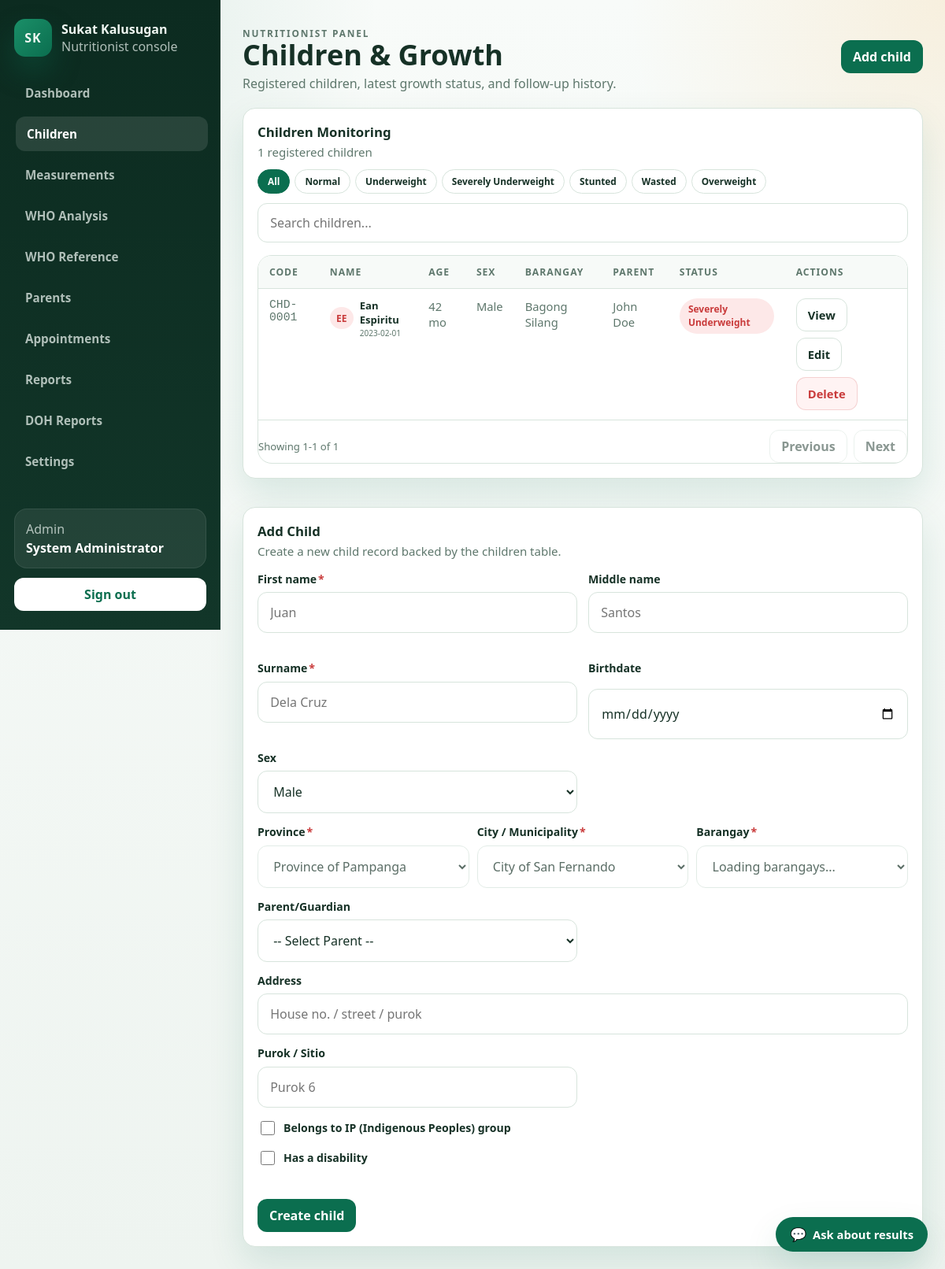
Screenshot of /nutritionist/children.php (signed in) with the database file from the repository.
### tables this page shows
CREATE TABLE `children` (
  `id` int(10) UNSIGNED NOT NULL,
  `child_code` varchar(20) NOT NULL,
  `first_name` varchar(100) NOT NULL,
  `middle_name` varchar(60) DEFAULT NULL,
  `last_name` varchar(100) NOT NULL,
  `birthdate` date NOT NULL,
  `sex` enum('Male','Female') NOT NULL,
  `barangay_id` int(10) UNSIGNED DEFAULT NULL,
  `address` varchar(255) DEFAULT NULL,
  `purok` varchar(150) DEFAULT NULL,
  `is_ip` tinyint(1) NOT NULL DEFAULT 0,
  `has_disability` tinyint(1) NOT NULL DEFAULT 0,
  `parent_id` int(10) UNSIGNED NOT NULL,
  `created_at` timestamp NOT NULL DEFAULT current_timestamp(),
  `updated_at` timestamp NOT NULL DEFAULT current_timestamp() ON UPDATE current_timestamp()
);

CREATE TABLE `measurements` (
  `id` int(10) UNSIGNED NOT NULL,
  `child_id` int(10) UNSIGNED NOT NULL,
  `height_cm` decimal(5,2) NOT NULL,
  `weight_kg` decimal(5,3) NOT NULL,
  `age_months` int(10) UNSIGNED NOT NULL,
  `measurement_date` date NOT NULL,
  `source_type` enum('kiosk','manual','mobile') NOT NULL DEFAULT 'kiosk',
  `waz` decimal(5,2) DEFAULT NULL,
  `haz` decimal(5,2) DEFAULT NULL,
  `whz` decimal(5,2) DEFAULT NULL,
  `nutritional_status` enum('Normal','Underweight','Severely Underweight','Stunted','Wasted','Overweight') DEFAULT NULL,
  `wfa_status` enum('SUW','MUW','Normal') DEFAULT NULL,
  `hfa_status` enum('SSt','MSt','Normal','Tall') DEFAULT NULL,
  `wfh_status` enum('SW/SAM','MW/MAM','Normal','OW','Ob') DEFAULT NULL,
  `is_flagged` tinyint(1) NOT NULL DEFAULT 0,
  `flag_reason` varchar(150) DEFAULT NULL,
  `device_id` int(10) UNSIGNED DEFAULT NULL,
  `recorded_by` int(10) UNSIGNED DEFAULT NULL,
  `created_at` timestamp NOT NULL DEFAULT current_timestamp()
);

CREATE TABLE `barangays` (
  `id` int(10) UNSIGNED NOT NULL,
  `name` varchar(100) NOT NULL,
  `city_municipality` varchar(150) DEFAULT NULL,
  `status` enum('active','inactive') NOT NULL DEFAULT 'active',
  `created_at` timestamp NOT NULL DEFAULT current_timestamp(),
  `updated_at` timestamp NOT NULL DEFAULT current_timestamp() ON UPDATE current_timestamp()
);

CREATE TABLE `parents` (
  `id` int(10) UNSIGNED NOT NULL,
  `name` varchar(150) NOT NULL,
  `email` varchar(150) NOT NULL,
  `password_hash` varchar(255) NOT NULL,
  `parent_type` enum('Father','Mother','Guardian','Grandparent','Other') NOT NULL DEFAULT 'Guardian',
  `phone` varchar(30) DEFAULT NULL,
  `address` varchar(255) DEFAULT NULL,
  `barangay_id` int(10) UNSIGNED DEFAULT NULL,
  `status` enum('active','inactive') NOT NULL DEFAULT 'active',
  `created_at` timestamp NOT NULL DEFAULT current_timestamp(),
  `updated_at` timestamp NOT NULL DEFAULT current_timestamp() ON UPDATE current_timestamp()
);

### public_html/includes/admin_helpers.php (called while the page is built, shortened)
<?php
require_once __DIR__ . '/auth_middleware.php';
function admin_e(string $value): string
{
    return htmlspecialchars($value, ENT_QUOTES, 'UTF-8');
}
function admin_bind_params(mysqli_stmt $stmt, string $types, array &$params): void
{
    if ($types === '' || $params === []) {
        return;
    }
}
function admin_fetch_all(string $sql, string $types = '', array $params = []): array
{
    $conn = get_db_connection();
    $stmt = mysqli_prepare($conn, $sql);
    admin_bind_params($stmt, $types, $params);
    if (!mysqli_stmt_execute($stmt)) {
        error_log('[SukatKalusugan] admin_fetch_all execute failed: ' . mysqli_stmt_error($stmt) . ' | SQL: ' . $sql);
        mysqli_stmt_close($stmt);
        return [];
    }
    $result = mysqli_stmt_get_result($stmt);
    $rows = [];
    if ($result instanceof mysqli_result) {
        while ($row = mysqli_fetch_assoc($result)) {
            $rows[] = $row;
        }
    }
    return $rows;
}
function admin_barangay_options(): array
{
    return admin_fetch_all(
        "SELECT id, name, city_municipality, status
         FROM barangays
         WHERE status = 'active'
         ORDER BY name ASC"
    );
}

### public_html/includes/auth_middleware.php (called while the page is built, shortened)
<?php
function app_base_path(): string
{
    $scriptName = str_replace('\\', '/', (string)($_SERVER['SCRIPT_NAME'] ?? ''));
    $routeMarkers = ['/api/', '/admin/', '/nutritionist/', '/parent/', '/kiosk/', '/auth/'];
    foreach ($routeMarkers as $marker) {
        $position = strpos($scriptName, $marker);
        if ($position !== false) {
            return rtrim(substr($scriptName, 0, $position), '/');
        }
    }
    return rtrim(dirname($scriptName), '/');
}
function app_url(string $path = ''): string
{
    $basePath = app_base_path();
    $normalizedPath = '/' . ltrim($path, '/');
    if ($basePath === '' || $basePath === '/') {
        return $normalizedPath;
    }
    return $basePath . $normalizedPath;
}

### public_html/includes/who_calculator.php (called while the page is built, shortened)
<?php
function doh_age_in_months(?string $birthdate, ?DateTimeImmutable $today = null): ?int
{
	$birthdate = trim((string)$birthdate);
	try {
		$birthDate = new DateTimeImmutable($birthdate);
	} catch (Exception $exception) {
		return null;
	}
	$referenceDate = $today ?? new DateTimeImmutable('today');
	$age = $birthDate->diff($referenceDate);
	return ($age->y * 12) + $age->m;
}

### public_html/nutritionist/children.php (the view, shortened to what this page needs)
<?php
require_once __DIR__ . '/../includes/nutritionist_helpers.php';
require_once __DIR__ . '/../includes/who_calculator.php';
function nutritionist_child_status_class(?string $status): string
{
	return match ($status) {
		'Normal' => 'is-success',
		'Overweight' => 'is-warn',
		'Pending' => 'is-muted',
		default => 'is-danger',
	};
}
$user = nutritionist_require_access();
$statusFilter = (string)($_GET['status'] ?? 'All');
$childrenParams = [];
$childrenScope = nutritionist_scope_fragment($user, 'c.barangay_id', $childrenParams);
$children = admin_fetch_all(
	"SELECT
		c.id,
		c.child_code,
		c.first_name,
		c.middle_name,
		c.last_name,
		c.birthdate,
		c.sex,
		c.barangay_id,
		bg.name AS barangay,
		c.address,
		c.purok,
		c.is_ip,
		c.has_disability,
		c.parent_id,
		p.name AS parent_name,
		p.status AS parent_status,
		lm.measurement_date,
		lm.height_cm,
		lm.weight_kg,
		lm.waz,
		lm.haz,
		lm.whz,
		lm.nutritional_status,
		lm.wfa_status,
		lm.hfa_status,
		lm.wfh_status
	 FROM children c
	 INNER JOIN parents p ON p.id = c.parent_id
	 LEFT JOIN barangays bg ON bg.id = c.barangay_id
	 LEFT JOIN measurements lm ON lm.id = (
		SELECT m.id
		FROM measurements m
		WHERE m.child_id = c.id
		ORDER BY m.measurement_date DESC, m.id DESC
		LIMIT 1
	 )
	 WHERE {$childrenScope}
	 ORDER BY c.last_name ASC, c.first_name ASC",
	str_repeat('i', count($childrenParams)),
	$childrenParams
);
$editChild = null;
$barangays = admin_barangay_options();
$childBarangayMap = [];
foreach ($barangays as $barangay) {
	$childBarangayMap[(string)$barangay['name']] = (int)$barangay['id'];
}
$selectedChildBarangayName = '';
$statuses = ['All', 'Normal', 'Underweight', 'Severely Underweight', 'Stunted', 'Wasted', 'Overweight'];
$filteredChildren = array_values(array_filter(
	$children,
	static function (array $child) use ($statusFilter): bool {
		if ($statusFilter === 'All') {
			return true;
		}
		return (string)($child['nutritional_status'] ?? 'Pending') === $statusFilter;
	}
));
$actions = '<a class="admin-btn" href="#child-form">Add child</a>';
?>
<section class="nutritionist-panel">
	<div class="nutritionist-form-head" style="margin-bottom:12px;">
		<div>
			<h2 class="admin-section-title" style="margin-bottom:2px;">Children Monitoring</h2>
			<p class="admin-section-subtitle"><?php echo count($children); ?> registered children</p>
		</div>
		<div class="nutritionist-chip-row">
			<?php foreach ($statuses as $status): ?>
				<a class="nutritionist-chip<?php echo $statusFilter === $status ? ' is-active' : ''; ?>" href="<?php echo nutritionist_e(app_url('/nutritionist/children.php?status=' . urlencode($status))); ?>"><?php echo nutritionist_e($status); ?></a>
			<?php endforeach; ?>
		</div>
	</div>
	<div style="display:flex;gap:10px;margin-bottom:16px;flex-wrap:wrap;">
		<input class="admin-search" data-admin-filter="#children-table" type="search" placeholder="Search children..." style="flex:1;min-width:200px;">
	</div>
	<div class="nutritionist-table-wrap">
		<table class="nutritionist-table" id="children-table">
			<thead>
				<tr>
					<th>Code</th>
					<th>Name</th>
					<th>Age</th>
					<th>Sex</th>
					<th>Barangay</th>
					<th>Parent</th>
					<th>Status</th>
					<th>Actions</th>
				</tr>
			</thead>
			<tbody>
				<?php foreach ($filteredChildren as $child): ?>
					<?php
					$ageMonths = doh_age_in_months((string)$child['birthdate']) ?? 0;
					$status = (string)($child['nutritional_status'] ?? 'Pending');
					$pillClass = nutritionist_child_status_class($status);
					?>
					<tr data-filter-text="<?php echo nutritionist_e(strtolower($child['child_code'] . ' ' . $child['first_name'] . ' ' . ($child['middle_name'] ?? '') . ' ' . $child['last_name'] . ' ' . (string)($child['barangay'] ?? '') . ' ' . $child['parent_name'] . ' ' . $status)); ?>">
						<td style="font-family:monospace;color:var(--admin-muted);"><?php echo nutritionist_e($child['child_code']); ?></td>
						<td>
							<div style="display:flex;align-items:center;gap:8px;">
								<div class="admin-pill <?php echo $pillClass; ?>" style="min-width:30px;justify-content:center;border-radius:50%;padding:0.35rem 0.5rem;"><?php echo nutritionist_e(substr($child['first_name'], 0, 1) . substr($child['last_name'], 0, 1)); ?></div>
								<div>
									<div style="font-size:13px;font-weight:600;color:var(--admin-text);"><?php echo nutritionist_e(trim($child['first_name'] . ' ' . ($child['middle_name'] ?? '') . ' ' . $child['last_name'])); ?></div>
									<div style="font-size:10px;color:var(--admin-muted);margin-top:1px;"><?php echo nutritionist_e((string)$child['birthdate']); ?></div>
								</div>
							</div>
						</td>
						<td style="color:var(--admin-muted);"><?php echo (int)$ageMonths; ?> mo</td>
						<td style="color:var(--admin-muted);"><?php echo nutritionist_e((string)$child['sex']); ?></td>
						<td style="color:var(--admin-muted);"><?php echo nutritionist_e((string)($child['barangay'] ?? '')); ?></td>
						<td style="color:var(--admin-muted);"><?php echo nutritionist_e((string)$child['parent_name']); ?></td>
						<td><span class="admin-pill <?php echo $pillClass; ?>"><?php echo nutritionist_e($status); ?></span></td>
						<td>
							<div class="admin-actions">
								<a class="admin-btn-secondary" href="<?php echo nutritionist_e(app_url('/nutritionist/children.php?view=' . (int)$child['id'])); ?>">View</a>
								<a class="admin-btn-secondary" href="<?php echo nutritionist_e(app_url('/nutritionist/children.php?edit=' . (int)$child['id']) . '#child-form'); ?>">Edit</a>
								<form method="post" action="<?php echo nutritionist_e(app_url('/nutritionist/children.php')); ?>" onsubmit="return confirm('Delete <?php echo nutritionist_e(trim($child['first_name'] . ' ' . ($child['middle_name'] ?? '') . ' ' . $child['last_name'])); ?>?');">
									<button class="admin-btn-danger" type="submit">Delete</button>
								</form>
							</div>
						</td>
					</tr>
				<?php endforeach; ?>
			</tbody>
		</table>
	</div>
</section>
<section class="nutritionist-panel" id="child-form" style="margin-top:18px;">
	<div class="nutritionist-form-head" style="margin-bottom:16px;">
		<div>
			<h2 class="admin-section-title" style="margin-bottom:2px;"><?php echo $editChild !== null ? 'Edit Child' : 'Add Child'; ?></h2>
			<p class="admin-section-subtitle"><?php echo $editChild !== null ? 'Update the child profile and care assignment.' : 'Create a new child record backed by the children table.'; ?></p>
		</div>
	</div>
	<form method="post" class="nutritionist-form-grid" data-validate-form>
		<label class="admin-field">
			<span>First name<span class="admin-required">*</span></span>
			<input name="first_name" required maxlength="60" data-validate="name" data-label="First name" value="<?php echo nutritionist_e($editChild['first_name'] ?? ''); ?>" placeholder="Juan">
			<span class="admin-field-message"></span>
		</label>
		<label class="admin-field">
			<span>Middle name</span>
			<input name="middle_name" maxlength="60" data-validate="name" data-label="Middle name" value="<?php echo nutritionist_e($editChild['middle_name'] ?? ''); ?>" placeholder="Santos">
			<span class="admin-field-message"></span>
		</label>
		<label class="admin-field">
			<span>Surname<span class="admin-required">*</span></span>
			<input name="last_name" required maxlength="60" data-validate="name" data-label="Surname" value="<?php echo nutritionist_e($editChild['last_name'] ?? ''); ?>" placeholder="Dela Cruz">
			<span class="admin-field-message"></span>
		</label>
		<label class="admin-field">
			<span>Birthdate</span>
			<input type="date" name="birthdate" required value="<?php echo nutritionist_e($editChild['birthdate'] ?? ''); ?>">
		</label>
		<label class="admin-field">
			<span>Sex</span>
			<select name="sex" required>
				<option value="Male" <?php echo (($editChild['sex'] ?? 'Male') === 'Male') ? 'selected' : ''; ?>>Male</option>
			</select>
		</label>
		<div class="admin-field-wide">
			<div class="admin-csfp-picker" data-csfp-child-picker data-csfp-selected="<?php echo nutritionist_e($selectedChildBarangayName); ?>" data-csfp-map="<?php echo nutritionist_e(json_encode($childBarangayMap)); ?>">
				<label class="admin-field">
					<span>Province<span class="admin-required">*</span></span>
					<select disabled><option>Province of Pampanga</option></select>
				</label>
				<label class="admin-field">
					<span>City / Municipality<span class="admin-required">*</span></span>
					<select disabled><option>City of San Fernando</option></select>
				</label>
				<label class="admin-field">
					<span>Barangay<span class="admin-required">*</span></span>
					<select data-csfp="barangay" name="barangay_id" <?php echo $editChild ? '' : 'required'; ?> disabled><option value="">Loading barangays...</option></select>
				</label>
			</div>
		</div>
		<label class="admin-field">
			<span>Parent/Guardian</span>
			<select name="parent_id" required>
					<option value="">-- Select Parent --</option>
			</select>
		</label>
		<label class="admin-field" style="grid-column:1 / -1;">
			<span>Address</span>
			<input name="address" data-csfp-address value="<?php echo nutritionist_e($editChild['address'] ?? ''); ?>" placeholder="House no. / street / purok">
		</label>
		<label class="admin-field">
			<span>Purok / Sitio</span>
			<input name="purok" value="<?php echo nutritionist_e($editChild['purok'] ?? ''); ?>" placeholder="Purok 6">
		</label>
		<label class="admin-field admin-field-checkbox">
			<input type="checkbox" name="is_ip" value="1" <?php echo !empty($editChild['is_ip']) ? 'checked' : ''; ?>>
			<span>Belongs to IP (Indigenous Peoples) group</span>
		</label>
		<label class="admin-field admin-field-checkbox">
			<input type="checkbox" name="has_disability" value="1" <?php echo !empty($editChild['has_disability']) ? 'checked' : ''; ?>>
			<span>Has a disability</span>
		</label>
		<div class="admin-field" style="align-content:end;grid-column:1 / -1;">
			<span>&nbsp;</span>
			<div class="admin-actions">
				<button class="admin-btn" type="submit"><?php echo $editChild !== null ? 'Save changes' : 'Create child'; ?></button>
			</div>
		</div>
	</form>
</section>

### rows the page displays
children: measurements.hfa_status "Normal", measurements.nutritional_status "Severely Underweight", child_code "CHD-0001", first_name+last_name "EE", first_name+middle_name+last_name "Ean Espiritu", birthdate "2023-02-01", birthdate "42", sex "Male", barangay.name "Bagong Silang", parent.name "John Doe"

### other values shown
nutritionist_e($item['label']) "Dashboard"
nutritionist_e($item['label']) "Children"
nutritionist_e($item['label']) "Measurements"
nutritionist_e($item['label']) "WHO Analysis"
nutritionist_e($item['label']) "WHO Reference"
nutritionist_e($item['label']) "Parents"
nutritionist_e($item['label']) "Appointments"
nutritionist_e($item['label']) "Reports"
nutritionist_e($item['label']) "DOH Reports"
nutritionist_e($item['label']) "Settings"
nutritionist_e(ucfirst($userRole)) "Admin"
nutritionist_e($userName) "System Administrator"
nutritionist_e($title) "Children & Growth"
nutritionist_e($subtitle) "Registered children, latest growth status, and follow-up history."
count($children) "1"
